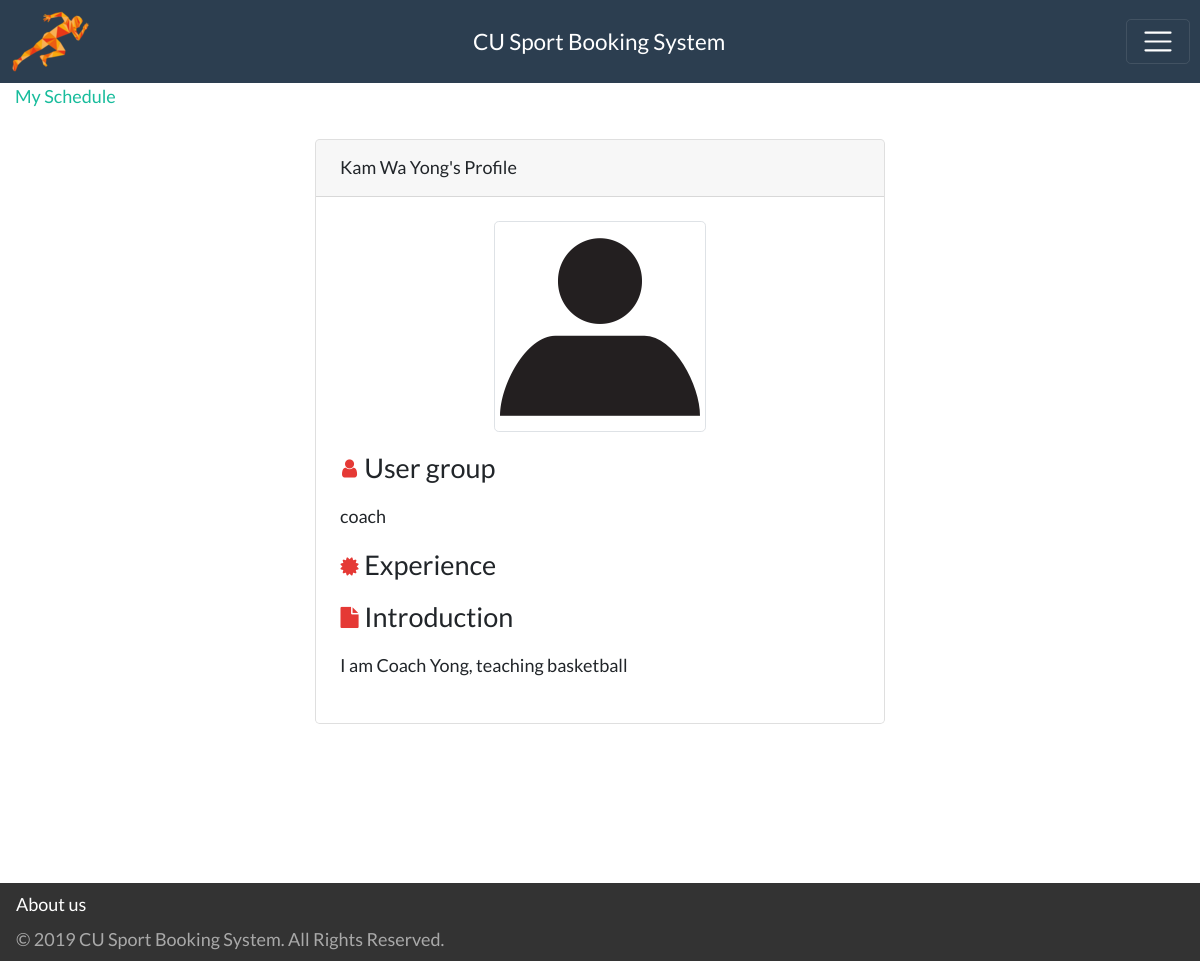
/index.php/profile/Coach_Yong, run on an earlier commit of the app's database.
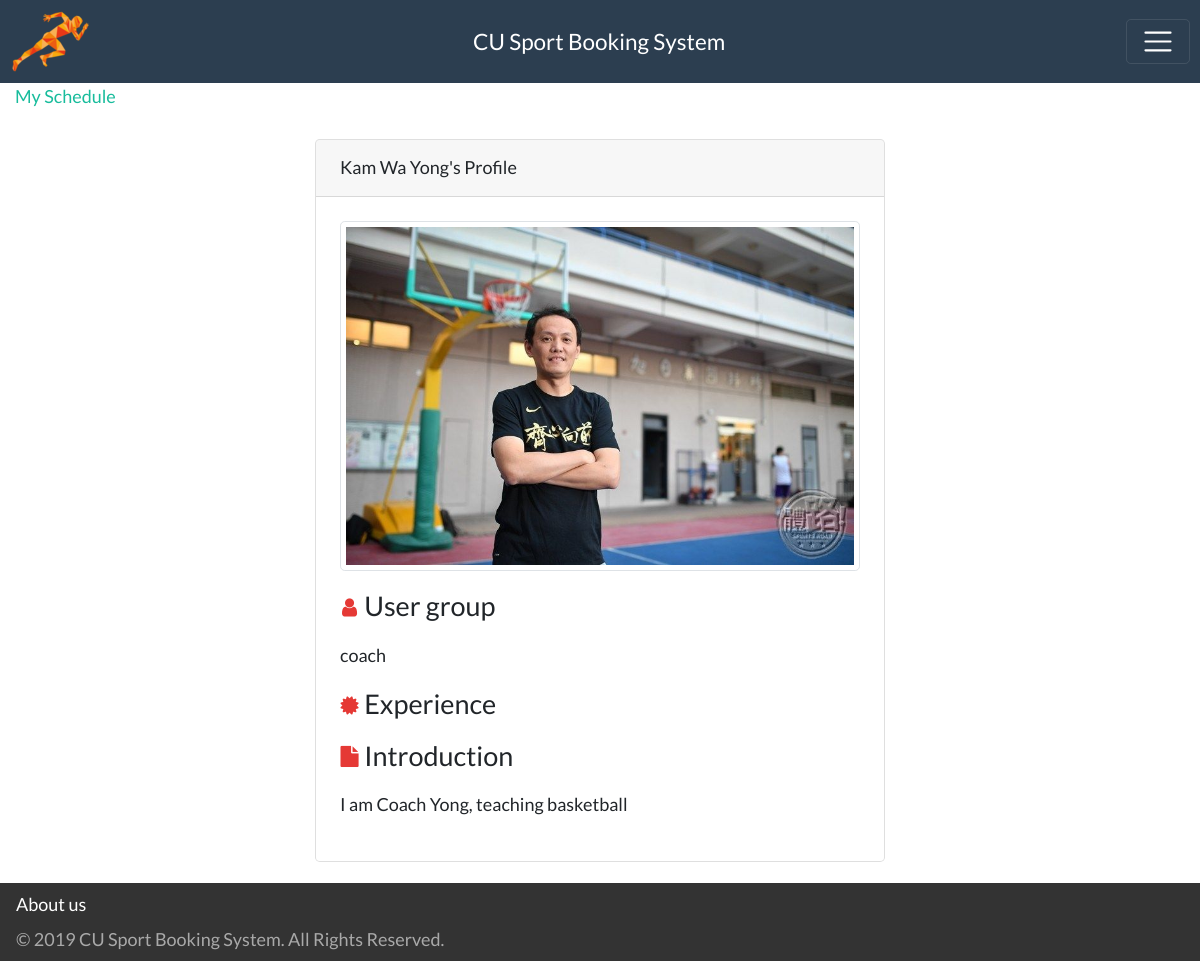
And on a later commit of the database.
### tables this page shows
CREATE TABLE `coach` (
  `email` varchar(256) NOT NULL,
  `self_introduction` text NOT NULL,
  `experience` text NOT NULL
);

CREATE TABLE `user` (
  `email` varchar(256) NOT NULL,
  `password` varchar(16) NOT NULL,
  `username` varchar(256) NOT NULL,
  `first_name` varchar(256) NOT NULL,
  `last_name` varchar(256) NOT NULL,
  `icon` varchar(1024) NOT NULL DEFAULT 'default.png'
);

### application/controllers/profile.php (called while the page is built, shortened)
<?php
class Profile extends SBooking_Controller
{
  public function profile_main()
  {
    $this->load->model('User_model');
    $username = $this->uri->segment(2);
    $data = $this->getHeaderData();
    $data['user'] = $this->User_model->get_user_detail($username);
    $this->load->view('header', $data);
    $this->load->view('profile', $data);
    $this->load->view('footer');
  }
}
?>

### index.php (called while the page is built, shortened)
<?php
require_once BASEPATH.'core/CodeIgniter.php';

### application/models/User_model.php (called while the page is built, shortened)
<?php
class User_model extends CI_Model
{
    public function check_usertype($email, $username)
    {
      $this->db->select('user.email AS u, coach.email AS c, student.email AS s');
      $this->db->from('coach');
      $this->db->join('user', 'user.email = coach.email', 'right');
      $this->db->join('student', 'user.email = student.email', 'left');
      if ($email != NULL) {
        $this->db->where('user.email', $email);
      }elseif ($username != NULL) {
        $this->db->where('user.username', $username);
      }
      $query = $this->db->get();
      return $query->result()[0];
    }
    public function get_user_detail($username)
    {
      $result = $this->check_usertype(NULL, $username);
      if ($result->s != NULL) {
        $data['usertype'] = 'student';
        $this->db->select(
          "user.username AS username,
          user.password AS password,
          user.first_name AS first_name,
          user.last_name AS last_name,
          user.icon AS icon,
          student.interest AS interest,
          student.birthday AS birthday,
          student.phone_no AS phone,
          student.self_introduction AS intro
          ");
        $this->db->from('user');
        $this->db->join('student', 'user.email = student.email');
        $this->db->where('user.username', $username);
      }elseif ($result->c != NULL) {
        $data['usertype'] = 'coach';
        $this->db->select(
          "user.username AS username,
          user.password AS password,
          user.first_name AS first_name,
          user.last_name AS last_name,
          user.icon AS icon,
          coach.self_introduction AS intro,
          coach.experience AS experience
          ");
        $this->db->from('user');
        $this->db->join('coach', 'user.email = coach.email');
        $this->db->where('user.username', $username);
      }
      $fetch = $this->db->get();
      $data['db'] = $fetch->result()[0];
      return $data;
    }
}
?>

### application/views/profile.php (the view, shortened to what this page needs)
<div class="wrapper">
    <section class="container-fluid">
        <a href="<?php echo $page_url.'schedule/'.$user['db']->username;?>">My Schedule</a>
        <div class="row mt-4 justify-content-center">
            <div class="col-md-6">
                <div class="card">
                    <div class="card-header">
                        <?php echo $user['db']->first_name . " " . $user['db']->last_name; ?>'s Profile
                    </div>
                    <div class="card-body">
                        <div class="info-block mb-3 text-center"><img
                                    src="<?php echo base_url() . 'images/user/' . $user['db']->icon; ?>"
                                    class="img-thumbnail" alt="profile pic"></div>
                        <div class="info-block mb-3">
                            <h4 class="title">
                                <i class="fa fa-user align-middle" aria-hidden="true"></i>
                                <span>User group</span>
                            </h4>
                            <p><?php echo $user['usertype']; ?></p>
                        </div>
                        <?php if ($user['usertype'] == 'coach'): ?>
                            <div class="info-block mb-3">
                                <h4 class="title">
                                    <i class="fa fa-certificate align-middle" aria-hidden="true"></i>
                                    <span>Experience</span>
                                </h4>
                            </div>
                        <?php endif; ?>
                        <div class="info-block mb-3">
                            <h4 class="title">
                                <i class="fa fa-file align-middle" aria-hidden="true"></i>
                                <span>Introduction</span>
                            </h4>
                            <p><?php echo $user['db']->intro; ?></p>
                        </div>
                    </div>
                </div>
            </div>
        </div>
</div>

What changed in the data, as far as the page shows it:
changed through a linked row, coach "I am Coach Yong, teaching basketball": email.icon: picture added in place of a placeholder
